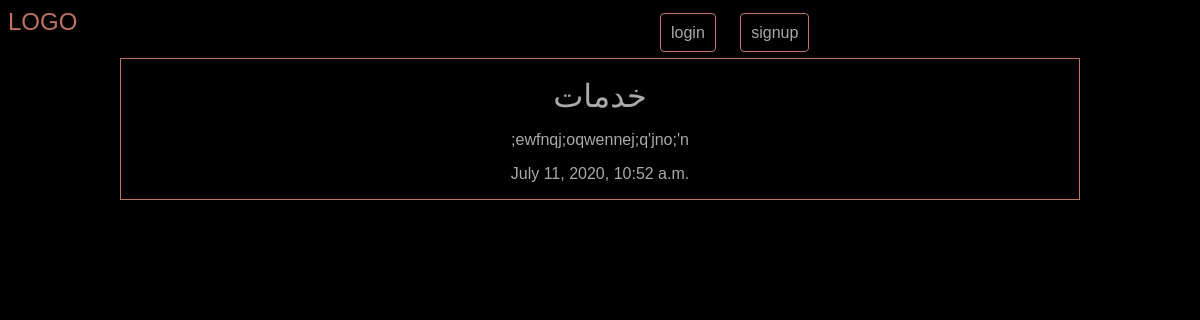
The app's page /articles/services, older data.
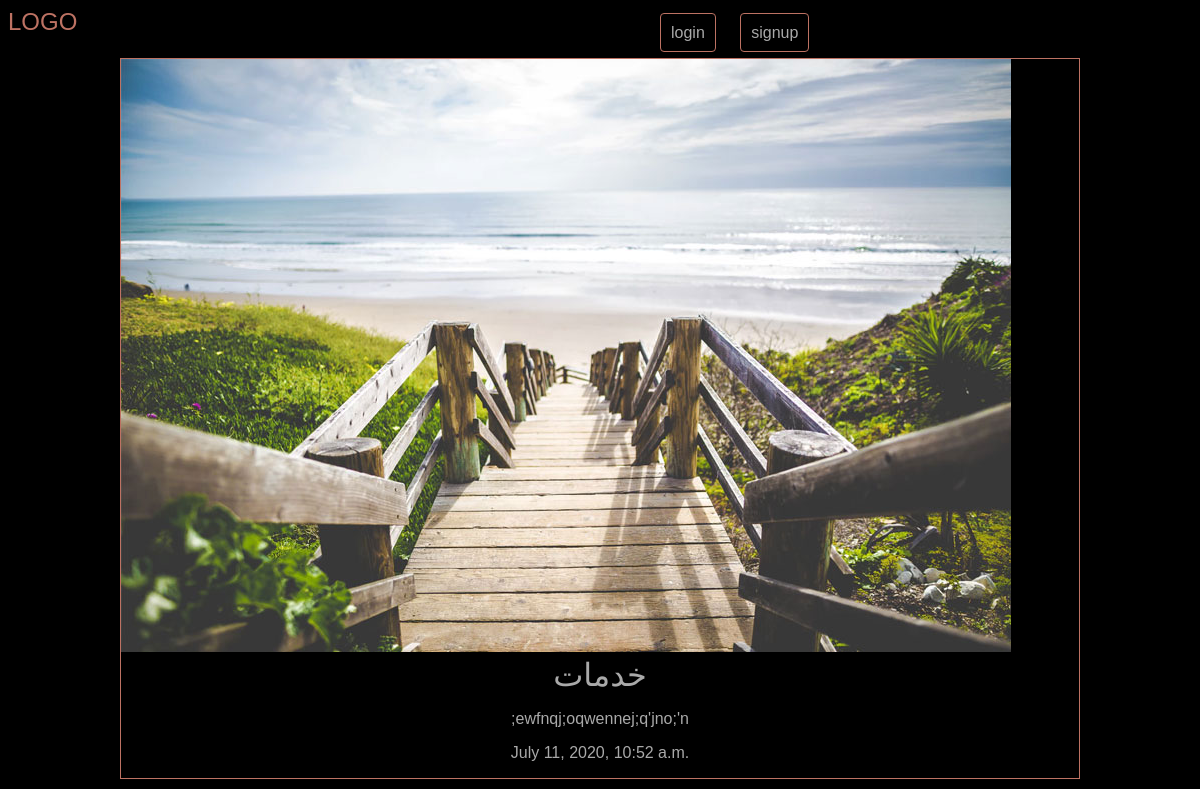
The same page, newer data.
### articles/models.py (models this page shows, shortened)
class Article(models.Model):
    title = models.CharField(max_length=100)
    slug = models.SlugField()
    body = models.TextField()
    date = models.DateTimeField(auto_now_add=True)
    image = models.ImageField(default='default.jpg',blank=True)
    author = models.ForeignKey(User, default=None, on_delete=models.CASCADE)

### articles/views.py (the view)
# urls.py: path('<slug>', views.articles_detail, name="detail"),
def articles_detail(request, slug):
    article = models.Article.objects.get(slug=slug)
    arg = {'article' : article}
    return render(request, 'articles/articles_detail.html', arg)

### articles/templates/articles/articles_detail.html
{% extends 'base.html' %}
{% block content %}
<div class="article-detail">
  <div class="article">
    <img src="{{article.image.url}}" alt="">
    <h2>{{article.title}}</h2>
    <p>{{article.body}}</p>
    <p>{{article.date}}</p>
  </div>
</div>
{% endblock %}

### templates/base.html (shortened to what this page needs)
{% load static %}
<!DOCTYPE html>
<html lang="en" dir="ltr">
  <head>
    <link rel="stylesheet" href="{% static 'styles.css' %}">
  </head>
  <body>
    <header>
      <h2>
        <a href="{% url 'articles:list' %}">LOGO</a>
      </h2>
      <nav>
        <ul>
          {% if user.is_authenticated %}
          <li>
            <form class="logout_link" action="{% url 'accounts:logout' %}" method="post">
              {% csrf_token %}
              <button type="submit">logout</button>
            </form>
          </li>
          <li>
            <a class="highlight" href="{% url 'articles:create' %}">create new article</a>
          </li>
          {% else %}
          <li>
            <a class="highlight" href="{% url 'accounts:login' %}">login</a>
          </li>
          <li>
            <a class="highlight" href="{% url 'accounts:signup' %}">signup</a>
          </li>
          {% endif %}
        </ul>
      </nav>
    </header>
    <div class="wrapper">
      {% block content %}
      {% endblock %}
    </div>
  </body>
</html>

### assets/styles.css (style rules this page uses)
body { background-color: black; background-image: url(/static/stars.jpg); color: #a9a9a9; background-repeat: no-repeat; background-size: 120% 130%; background-attachment: fixed; }
body * { font-family: arial; }
h1,h2,h3,h4,h5,h6 { font-weight: normal; margin: 0; }
a,a:hover,a:visited { color: #bd7263; text-decoration: none; }
.wrapper { max-width: 960px; margin: 0 auto; }
header { display: grid; grid-template-columns: 1fr 1fr; padding: 20 0; }
nav li { display: inline-block; margin-left: 20px; }
.article { padding: 10px; border : 1px solid #bd7263; position: relative; padding-bottom: 40px; }
.article-detail .article { padding: 0px; }
.article-detail .article img { max-width: 100%; }
.article-detail .article h2 { text-align: center; font-size: 2em; }
.article-detail .article p { text-align: center; }
a.highlight { border: 1px solid #bd7263; padding: 10px; border-radius: 4px; color: #a9a9a9; }

Row changes from the older to the newer data that the page shows:
changed Article "خدمات": image: picture added
